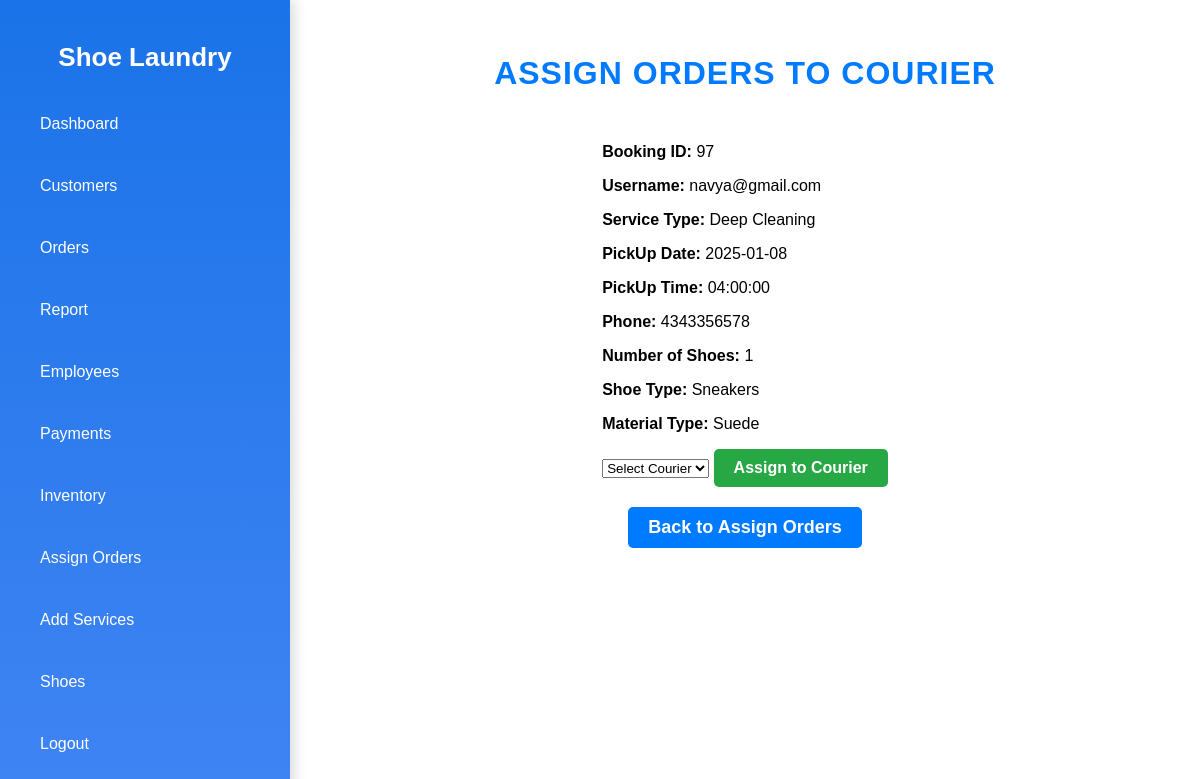
/assign_orders_to_courier.php, run on the app's committed database.
### tables this page shows
CREATE TABLE `bookings` (
  `booking_id` int(11) NOT NULL,
  `username` varchar(50) NOT NULL,
  `customer_email` varchar(255) DEFAULT NULL,
  `service_type` varchar(100) NOT NULL,
  `delivery_date` date NOT NULL,
  `delivery_time` time NOT NULL,
  `booking_date` timestamp NOT NULL DEFAULT current_timestamp(),
  `booking_status` varchar(50) DEFAULT 'Pending',
  `cust_id` int(11) NOT NULL,
  `employee_id` int(11) DEFAULT NULL,
  `phone` varchar(11) DEFAULT NULL,
  `number_of_shoes` int(11) NOT NULL,
  `shoe_type` varchar(255) NOT NULL,
  `material_type` varchar(255) NOT NULL,
  `special_requests` text DEFAULT NULL,
  `addon_services` text DEFAULT NULL,
  `courier_status` enum('Assigned','Delivered','Complete') DEFAULT NULL,
  `pickup_status` enum('Not Picked','Picked','In Transit','Delivered') DEFAULT 'Not Picked',
  `house_name` varchar(255) NOT NULL,
  `street_name` varchar(255) NOT NULL,
  `district` varchar(255) NOT NULL,
  `pincode` varchar(10) NOT NULL,
  `bk_user_status` enum('Active','Cancelled') DEFAULT 'Active',
  `delivery_status` varchar(100) DEFAULT NULL
);

CREATE TABLE `services` (
  `service_id` int(11) NOT NULL,
  `service_name` varchar(255) NOT NULL,
  `service_category` enum('Main','Add-on') NOT NULL,
  `price` decimal(10,2) NOT NULL,
  `description` text NOT NULL,
  `photo` varchar(255) NOT NULL
);

CREATE TABLE `shoe_types` (
  `shoe_type_id` int(11) NOT NULL,
  `shoe_type_name` varchar(255) NOT NULL
);

CREATE TABLE `materials` (
  `material_id` int(11) NOT NULL,
  `material_name` varchar(255) NOT NULL
);

### assign_orders_to_courier.php (the view, shortened to what this page needs)
<?php
include('db_connect.php');
$current_page = basename($_SERVER['PHP_SELF']);
$new_orders_query = "SELECT b.booking_id, b.username, s.service_name, b.delivery_date, b.delivery_time,
                     b.phone, b.number_of_shoes, st.shoe_type_name, m.material_name,
                     b.booking_status, b.courier_status
                     FROM bookings b
                     LEFT JOIN shoe_types st ON b.shoe_type = st.shoe_type_id
                     LEFT JOIN materials m ON b.material_type = m.material_id
                     LEFT JOIN services s ON b.service_type = s.service_id
                     WHERE b.booking_status = 'Pending' AND b.courier_status IS NULL";
$new_orders_result = mysqli_query($conn, $new_orders_query);
$available_couriers_query = "SELECT employee_id, fname, lname
                             FROM employees
                             WHERE is_available = 1 AND status = 'active' AND department = 'Courier'";
$available_couriers_result = mysqli_query($conn, $available_couriers_query);
$available_couriers = [];
while ($courier = mysqli_fetch_assoc($available_couriers_result)) {
    $available_couriers[] = $courier;
}
?>
<!DOCTYPE html>
<html lang="en">
<head>
    <link rel="stylesheet" href="asc.css">
</head>
<body>
    <div class="sidebar">
        <h2>Shoe Laundry</h2>
        <ul>
        <li><a href="dashboard.php" class="<?= $current_page == 'dashboard.php' ? 'active' : '' ?>">Dashboard</a></li>
        <li><a href="customers.php" class="<?= $current_page == 'customers.php' ? 'active' : '' ?>">Customers</a></li>
        <li><a href="admin_orders.php" class="<?= $current_page == 'admin_orders.php' ? 'active' : '' ?>">Orders</a></li>
        <li><a href="report.php" class="<?= $current_page == 'report.php' ? 'active' : '' ?>">Report</a></li>
        <li><a href="employees.php" class="<?= $current_page == 'employees.php' ? 'active' : '' ?>">Employees</a></li>
        <li><a href="payments.php" class="<?= $current_page == 'payments.php' ? 'active' : '' ?>">Payments</a></li>
        <li><a href="admin_inventory.php" class="<?= $current_page == 'admin_inventory.php' ? 'active' : '' ?>">Inventory</a></li>
        <li><a href="assign_orders.php" class="<?= $current_page == 'assign_orders.php' ? 'active' : '' ?>">Assign Orders</a></li>
        <li><a href="add_services.php" class="<?= $current_page == 'add_services.php' ? 'active' : '' ?>">Add Services</a></li>
        <li><a href="shoe.php" class="<?= $current_page == 'shoe.php' ? 'active' : '' ?>">Shoes</a></li>
        <li><a href="logout.php">Logout</a></li>
        </ul>
    </div>
<div class="main-content">
    <h1>Assign Orders to Courier</h1>
    <div class="assignments-section">
        <?php if (mysqli_num_rows($new_orders_result) > 0 && count($available_couriers) > 0): ?>
            <?php while ($booking = mysqli_fetch_assoc($new_orders_result)): ?>
                <form method="POST" action="assign_orders_to_courier.php">
                    <p><strong>Booking ID:</strong> <?= htmlspecialchars($booking['booking_id']); ?></p>
                    <p><strong>Username:</strong> <?= htmlspecialchars($booking['username']); ?></p>
                    <p><strong>Service Type:</strong> <?= htmlspecialchars($booking['service_name']); ?></p>
                    <p><strong>PickUp Date:</strong> <?= htmlspecialchars($booking['delivery_date']); ?></p>
                    <p><strong>PickUp Time:</strong> <?= htmlspecialchars($booking['delivery_time']); ?></p>
                    <p><strong>Phone:</strong> <?= htmlspecialchars($booking['phone']); ?></p>
                    <p><strong>Number of Shoes:</strong> <?= htmlspecialchars($booking['number_of_shoes']); ?></p>
                    <p><strong>Shoe Type:</strong> <?= htmlspecialchars($booking['shoe_type_name']); ?></p>
                    <p><strong>Material Type:</strong> <?= htmlspecialchars($booking['material_name']); ?></p>
                    <select name="courier_id" required>
                        <option value="">Select Courier</option>
                    </select>
                    <button type="submit" name="assign_courier">Assign to Courier</button>
                </form>
            <?php endwhile; ?>
        <?php else: ?>
            <p>No new orders need assignment, or no available couriers.</p>
        <?php endif; ?>
    </div>
    <a href="assign_orders.php" class="back-button">Back to Assign Orders</a>
</div>
</body>
</html>

### asc.css (style rules this page uses)
body { font-family: 'Poppins', sans-serif; background-color: #f0f2f5; margin: 0; display: flex; }
.sidebar { width: 250px; height: 100vh; background: linear-gradient(to bottom, #1a73e8, #4285f4); color: white; padding: 20px; position: fixed; box-shadow: 4px 0 12px rgba(0, 0, 0, 0.15); transition: transform 0.3s ease; overflow-y: auto; }
.sidebar h2 { text-align: center; color: #ffffff; font-weight: 700; font-size: 26px; margin-bottom: 30px; }
.sidebar ul { list-style: none; padding: 0; }
.sidebar ul li { margin: 20px 0; }
.sidebar ul li a { color: white; text-decoration: none; font-size: 16px; padding: 12px 20px; display: block; border-radius: 6px; transition: background-color 0.3s; }
.sidebar { scrollbar-color: #ffffff #1a73e8; scrollbar-width: 12px; }
.main-content { margin-left: 290px; padding: 40px; width: 100%; display: flex; flex-direction: column; align-items: center; background-color: #ffffff; min-height: 100vh; transition: margin-left 0.3s; }
.main-content h1 { font-size: 32px; font-weight: 700; color:#007bff; margin: 0; padding: 15px 0; text-align: center; letter-spacing: 1px; text-transform: uppercase; }
.assignments-section { display: flex; flex-wrap: wrap; gap: 20px; margin-top: 20px; }
button, .back-button { padding: 10px 20px; font-size: 16px; font-weight: bold; border-radius: 5px; cursor: pointer; transition: background-color 0.3s ease, transform 0.3s ease; }
button { background-color: #28a745; color: white; border: none; }
.back-button { display: inline-block; background-color: #ff5900; color: white; text-decoration: none; border: none; margin-top: 20px; padding: 10px 20px; border-radius: 5px; }
form button { background-color: #28a745; color: white; padding: 10px 20px; border: none; font-weight: bold; font-size: 16px; border-radius: 5px; cursor: pointer; transition: background-color 0.3s ease; }
.back-button { display: inline-block; padding: 10px 20px; font-size: 18px; color: white; background-color: #007bff; border-radius: 5px; text-decoration: none; margin-top: 20px; }

### data on the page
bookings: booking_id "97", username "navya@gmail.com", services.service_name "Deep Cleaning", delivery_date "2025-01-08", delivery_time "04:00:00", phone "4343356578", number_of_shoes "1", shoe_types.shoe_type_name "Sneakers", materials.material_name "Suede"
